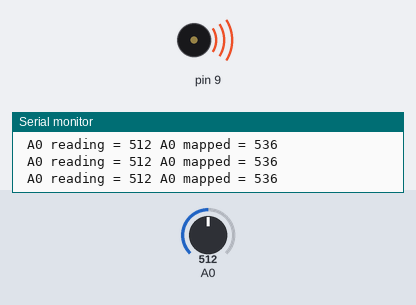
Simulated run of this sketch. Board: Arduino Uno, built with avr-gcc and run on an emulated ATmega328P. Parts: buzzer (waves = sounding), the last lines printed to the serial monitor. Inputs (shaded band) come from the test bench; at power-on: A0 = 512.

Above: at 1.2 s.
1.3 s: A0 set to 110
At 1.9 s:
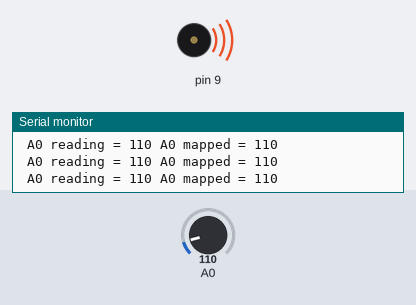
4.3 s: A0 set to 91
At 5.1 s:
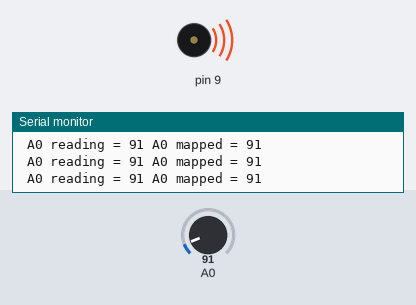
Timing chart, 0 to 7.3 s (numbered marks = the images above; inputs shaded):
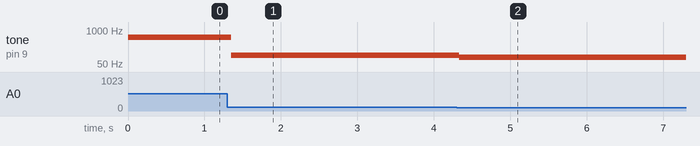

Measured:
- after the input at 1.3 s, tone on pin 9: 536 Hz → 110 Hz after 0.05 s
- after the input at 4.3 s, tone on pin 9: 110 Hz → 91 Hz at once

The sketch:

SpeakerAnalog_Digital.ino
```cpp
  // int variable to store sensorRead
  int sensorRead = "";
  // declare float for frequency value
  float frequ = 0.0;

  void setup() {
    // initialize serial communication  9600 bits/second:
    Serial.begin(9600);

    // define input/output
    pinMode(A0, INPUT);
    pinMode(9, OUTPUT);
  }

  void loop(){

    // read analog input A0, set sensorRead to this value
    sensorRead = analogRead(A0);
    // print to the serial monitor
    Serial.print(" A0 reading = ");
    Serial.print(sensorRead);

    // map sensorRead to a an output between 100 and 1000, set frequency to this
    int mapping = map(sensorRead, 100, 950, 100, 1000);
    // print it to the serial monitor
    Serial.print(" A0 mapped = ");
    Serial.println(mapping);
    tone(9, mapping);

    //change pitch, play 10ms - use tone()
  }
```
